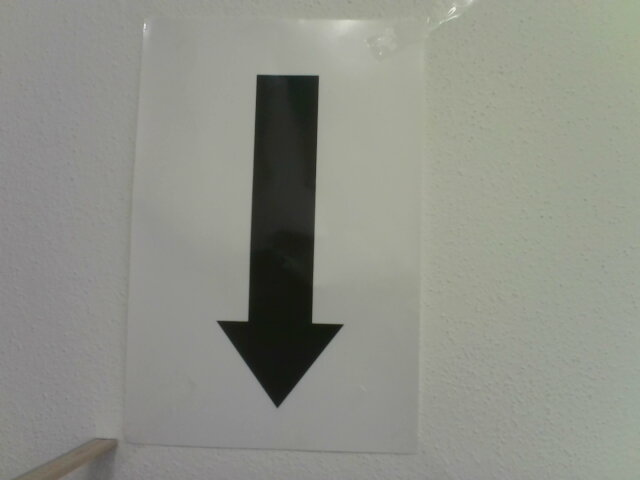
#> input picture example-images/50_cm.jpg, 640 x 480 px
$ jupyter execute --allow-errors 4_estimate_position.ipynb
#> lines starting #> are read from the running program, lines starting #| are printed output that depends on the picture; after the words box and inside, x2 and y2 are one past the last pixel; in counts of white or black regions, pixels touching at a corner belong together
# Estimate position

References:
> https://github.com/RaubCamaioni/OpenCV_Position.git
> https://medium.com/analytics-vidhya/using-homography-for-pose-estimation-in-opencv-a7215f260fdd
> https://medium.com/analytics-vidhya/tutorial-how-to-scale-and-rotate-contours-in-opencv-using-python-f48be59c35a2
>
> maybe later with distance: https://www.baeldung.com/cs/sort-points-clockwise

## Imports, definitions and loadings

[cell 1]
import numpy as np
np.set_printoptions(suppress=True)
import matplotlib.pyplot as plt
import cv2
import traceback

#> (a cell that did not finish here is left out)

[cell 3]
COMPARED_SIZE = (24, 68)
AREA_BORDER = COMPARED_SIZE[0] * COMPARED_SIZE[1]
WIDTH_TO_HEIGHT = COMPARED_SIZE[0] / COMPARED_SIZE[1]
SIZE_FACTOR = 0.3
MIN_WIDTH_TO_HEIGHT = WIDTH_TO_HEIGHT * (1 - SIZE_FACTOR)
MAX_WIDTH_TO_HEIGHT = WIDTH_TO_HEIGHT * (1 + SIZE_FACTOR)

[cell 4]
# [11 lines left out: function prepare_rotation, not called in this run]

[cell 5]
# [49 lines left out: function rotate_and_crop, not called in this run]

[cell 6]
# [13 lines left out: function extract_cnts, not called in this run]

[cell 7]
# [43 lines left out: function filter_cnts, not called in this run]

[cell 8]
# [12 lines left out: function sort_cnts, not called in this run]

[cell 9]
# [4 lines left out: function extract_feature_pts, not called in this run]

[cell 10]
# [33 lines left out: function merge_points, not called in this run]

[cell 11]
# [16 lines left out: function more_pts_up, not called in this run]

[cell 12]
def angle_x_axis(pt):
    angle_rad = np.arctan2(pt[0], pt[1])
    if angle_rad < 0:
        angle_rad += 2 * np.pi
    return angle_rad

[cell 13]
def get_max_dist_reference(pts, ref_up):
#> called with pts = array of shape (5, 2), ref_up = False
    max_dist = 0
    min_idx = -1
    for idx, pt in enumerate(pts):
        dist = np.power(pt[0], 2) + np.power(pt[1], 2)
        if max_dist < dist:
            if ref_up and pt[1] < 0: # up is lower
                min_idx = idx
                max_dist = dist
            elif not ref_up and 0 < pt[1]:
                min_idx = idx
                max_dist = dist

    # TODO: abort if min_idx == -1
    return pts[min_idx]

[cell 14]
def rot_centered_pts(pts, ref_angle_rad):
#> called with pts = array of shape (5, 2), ref_angle_rad = 0
    rot_pts = np.zeros((len(pts), 2))
    for idx, pt in enumerate(pts):
        angle_rad = np.arctan2(pt[1], pt[0]) + ref_angle_rad
        dist = np.hypot(pt[0], pt[1])
        pt_x = dist * np.cos(angle_rad)
        pt_y = dist * np.sin(angle_rad)
        rot_pts[idx] = pt_x, pt_y

    return rot_pts

[cell 15]
def sort_pts_by_angles(rot_pts, org_pts):
    angles_rad = [angle_x_axis(pt) for pt in rot_pts]
    idx_sorted = np.argsort(angles_rad)
    return org_pts[idx_sorted]

[cell 16]
def sort_pt_biggest_dist_center(pts, ref_up, org_pts):
    closest_y = get_max_dist_reference(pts, ref_up)
    ref_angle_rad = (np.pi / 2) - np.arctan2(closest_y[1], closest_y[0])
    rot_pts = rot_centered_pts(pts, ref_angle_rad)
    return sort_pts_by_angles(rot_pts, org_pts)

[cell 17]
# [28 lines left out: function calc_rot_and_trans, not called in this run]

[cell 18]
# [41 lines left out: function est_pos_in_img, not called in this run]

[cell 19]
points_printed = np.loadtxt('../printed-arrow/coords_of_arrow.txt', dtype=int)
print(points_printed)
print('-------------')
points_printed = sort_pt_biggest_dist_center(points_printed, False, points_printed)
print(points_printed)

[cell 20]
tmp = points_printed + (100, 200)
tmp_img = np.zeros((400, 200))
for idx, pt in enumerate(tmp):
    cv2.circle(tmp_img, pt, 4, (255, 255, 255), -1)
    cv2.putText(tmp_img, str(idx), (pt[0], pt[1]+10), cv2.FONT_HERSHEY_SIMPLEX, 2, (255, 255, 255))
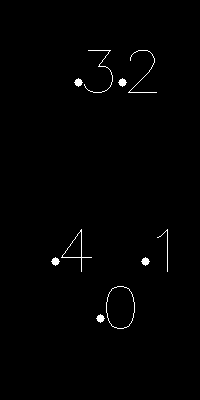
#> tmp_img: shape (400, 200) float64; 0.87% white; 10 white regions, largest, box (x1, y1, x2, y2) and area: (106, 286, 135, 329) 108, (61, 229, 92, 272) 100, (84, 50, 113, 93) 95

plt.imshow(tmp_img)

#> (a cell that did not finish here is left out)

## 50 cm test

[cell 22]
img_filename = '../example-images/50_cm.jpg'

img = cv2.imread(img_filename)
#> img is the input picture: shape (480, 640, 3); mean B, G, R 136.2, 144.7, 142.8
try:
    _ = est_pos_in_img(img, model, points_printed)
except Exception as e:
    print(traceback.format_exc())

462.91156122 mm ~ 463 mm ~ 46 cm => close to 50 cm

ca. 17 deg rotation?

## 70 cm test

[cell 23]
img_filename = '../example-images/70_cm.jpg'

img = cv2.imread(img_filename)
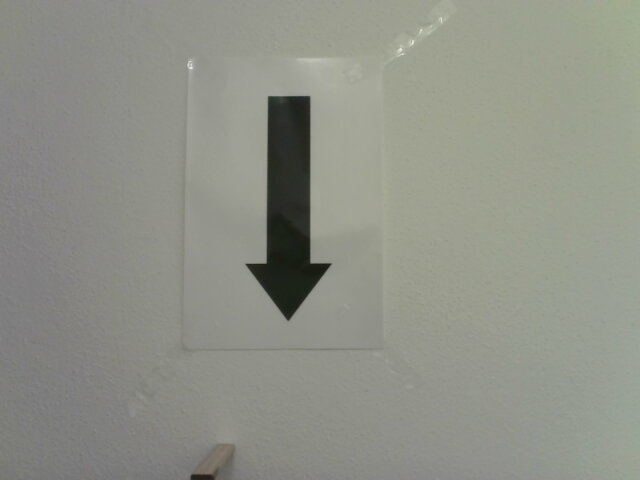
#> input picture example-images/70_cm.jpg, 640 x 480 px
#> img is the input picture: shape (480, 640, 3); mean B, G, R 135.7, 145.4, 143.3
try:
    _ = est_pos_in_img(img, model, points_printed)
except Exception as e:
    print(traceback.format_exc())

682.66510184 mm ~ 683 mm == 68.3 cm => close to 70 cm

# Translation test

[cell 24]
img_filename = '../example-images/translation.jpg'

img = cv2.imread(img_filename)
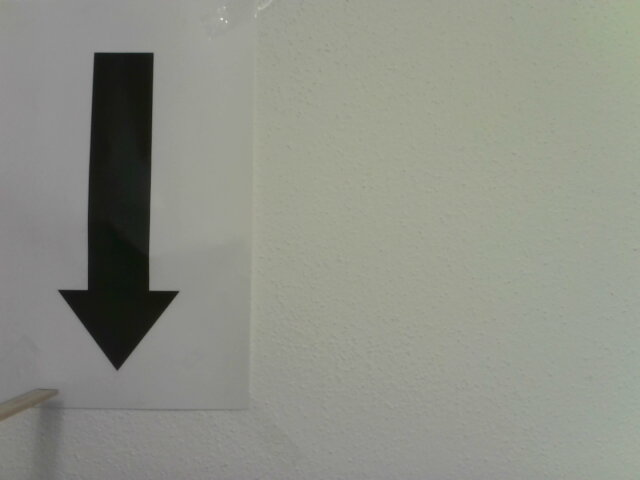
#> input picture example-images/translation.jpg, 640 x 480 px
#> img is the input picture: shape (480, 640, 3); mean B, G, R 135.4, 144.9, 142.7
try:
    _ = est_pos_in_img(img, model, points_printed)
except Exception as e:
    print(traceback.format_exc())

476.8353082 mm ~47.7cm => close to 50 cm

# Sherring test

[cell 25]
img_filename = '../example-images/sheering.jpg'

img = cv2.imread(img_filename)
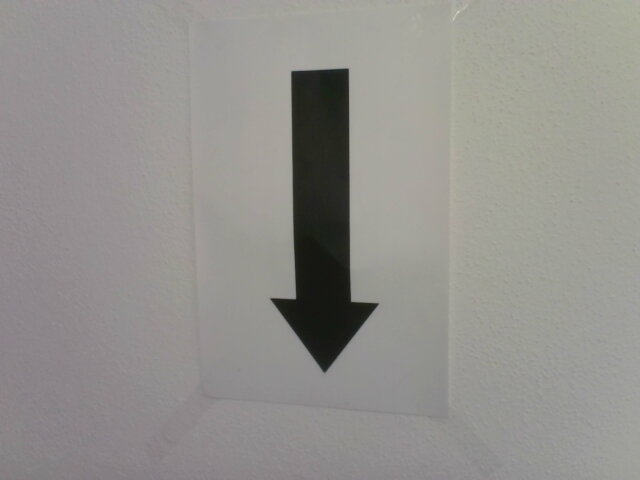
#> input picture example-images/sheering.jpg, 640 x 480 px
#> img is the input picture: shape (480, 640, 3); mean B, G, R 141.3, 145.2, 147
try:
    _ = est_pos_in_img(img, model, points_printed)
except Exception as e:
    print(traceback.format_exc())

509.18158441 ~ 50.9 cm => close to 50 cm; good
-19.4 deg could be ok (unmeasured)

# Rotation test

[cell 26]
img_filename = '../example-images/rotation.jpg'

img = cv2.imread(img_filename)
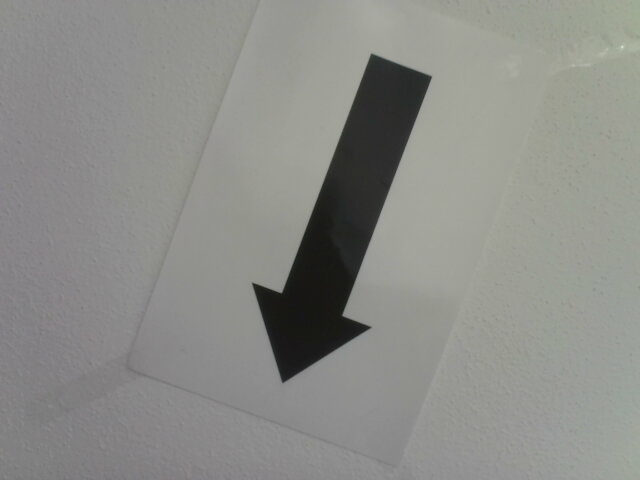
#> input picture example-images/rotation.jpg, 640 x 480 px
#> img is the input picture: shape (480, 640, 3); mean B, G, R 136.5, 140.8, 140
try:
    _ = est_pos_in_img(img, model, points_printed)
except Exception as e:
    print(traceback.format_exc())

461.18302251 mm ~ 46.1 cm => close to 50 cm

## Stronger rotation test

[cell 27]
img_filename = '../example-images/stronger_rotation.jpg'

img = cv2.imread(img_filename)
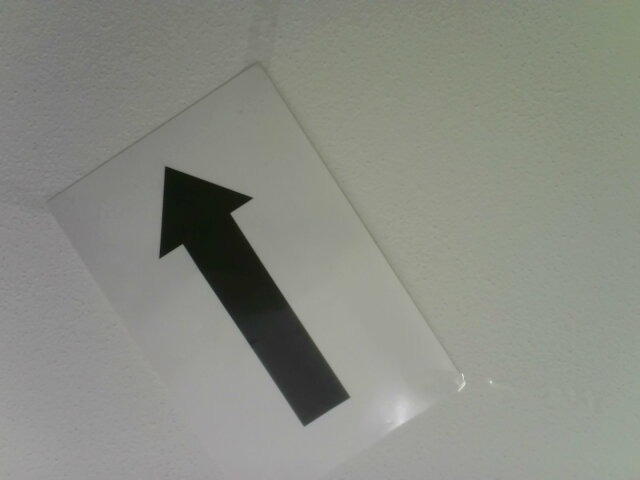
#> input picture example-images/stronger_rotation.jpg, 640 x 480 px
#> img is the input picture: shape (480, 640, 3); mean B, G, R 131.4, 139.8, 137.3
try:
    _ = est_pos_in_img(img, model, points_printed)
except Exception as e:
    print(traceback.format_exc())
